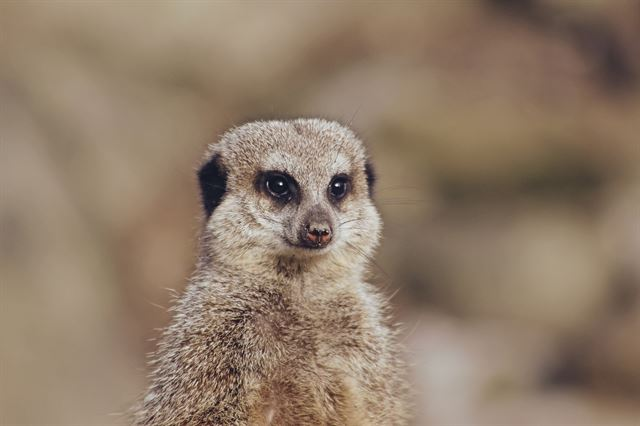
#> input picture animal.jpg, 640 x 426 px
$ jupyter execute holo.ipynb
#> lines starting #> are read from the running program, lines starting #| are printed output that depends on the picture
[cell 1]
import numpy as np
from PIL import Image
import matplotlib.pyplot as plt

[cell 2]
m = 1
cm = 1e-2
mm = 1e-3
um = 1e-6
nm = 1e-9

<h3> Auto Scaling makes dx0=dx1 : note that ASM for fresnel diffraction does not literally mean it's some kind of Fourier transforming - hence frequency space, etc. The point is that, accidentally mathematical formulas between exact Fresnel and angular spectrum Fresnel coincided, and by that, we can numerically calculate the diffraction much more efficiently </h3>

\begin{gather*}

(1)\  analytic form \\
U(x_1,y_1;z) = \frac{1}{i \lambda z}exp(i \frac{2\pi}{\lambda}z) exp(i \frac{\pi}{\lambda z} (x_1^2 + y_1^2)) \\
\times \int dx_0 dy_0 U(x_0,y_0;0) exp(i \frac{\pi}{\lambda z} (x_0^2 + y_0^2)) exp(-i \frac{2 \pi}{\lambda z} (x_0 x_1 + y_0 y_1)) \\
= A(x_1,y_1;z) \times \mathcal{F} [u,v] |_{u=\frac{x_1}{\lambda z}, v=\frac{y_1}{\lambda z}} \\
\\

(2)\  discrete form \\
x_0 \rightarrow x_{0m} \equiv (dx_0) \times (m-\frac{M}{2}) \\
y_0 \rightarrow y_{0n} \equiv (dy_0) \times (n-\frac{N}{2}) \\
\downarrow \\
x_1 \rightarrow x_{1p} \equiv (dx_1) \times (p-\frac{M}{2}) \\
y_1 \rightarrow y_{1q} \equiv (dy_1) \times (q-\frac{N}{2}) \\

\Downarrow \\

U(x_{1p}, y_{1q} ;z) = A(x_{1p}, y_{q1} ;z) \times \mathcal{F} [u_p,v_q] |_{u_p=\frac{x_{1p}}{\lambda z}, v_q=\frac{y_{1q}}{\lambda z}} \\

\end{gather*}

\begin{gather*}

with\ substition, \\
x_{1p} \rightarrow u_p \lambda z \\
y_{1q} \rightarrow v_q \lambda z \\
where \\
u_p=\frac{1}{M dx_0} (p-\frac{M}{2}) \ \ and \ \  v_q=\frac{1}{N dy_0} (q-\frac{N}{2}) \\
\downarrow \\
x_{1p} = \frac{\lambda z}{M dx_0} (p-\frac{M}{2}) \ \ and \ \  y_{1q}=\frac{\lambda z}{N dy_0} (q-\frac{N}{2}) \\

\Downarrow \\

U(\frac{\lambda z}{M dx_0} (p-\frac{M}{2}), \frac{\lambda z}{N dy_0} (q-\frac{N}{2}) ;z) \\
= \\
 A(\frac{\lambda z}{M dx_0} (p-\frac{M}{2}), \frac{\lambda z}{N dy_0} (q-\frac{N}{2}) ;z) \times \mathcal{F} [p,q]\\

\end{gather*}

\begin{gather*}

(*)\ auto\ scaling \\
\Delta x_0 \equiv \sqrt{\lambda z M} \ \ and \ \ \Delta y_0 \equiv \sqrt{\lambda z N} \\
\downarrow \\
dx_0 \equiv \sqrt{\frac{\lambda z}{M}} \ \ and \ \ dy_0 \equiv \sqrt{\frac{\lambda z} {N}} \\
\Downarrow \\
dx_1 \equiv u \lambda z = \sqrt{\frac{\lambda z}{M}} \ \ and \ \ dy_1 \equiv v \lambda z = \sqrt{\frac{\lambda z} {N}}
\\
\Downarrow \\
hence, \\
dx_0 = dx_1 \ \ and \ \ dy_0 = dy_1 \\
x_0[m] = x_1[m] \ \ and \ \ y_0[n] = y_1[n]
\end{gather*}

<h3> both satisfying image and sampling conditions </h3>

<h3>
note : already, F[u_p, v_q] = F[p, q] by FFT algorithm
</h3>

[cell 3]
class Reference_wave_generator:
    def __init__(self, lam, z0, dx0, auto_scaling=False):
        self.lam = lam
        self.z0 = z0
        self.dx0 = dx0
        self.auto_scaling = auto_scaling

    def plane_wave(self, shape, theta=0):
        N = shape[0]
        if self.auto_scaling:
            Lx0 = np.sqrt(self.lam * self.z0 * N)  # The object light field width that satisfies both amplitude and phase sampling conditions during FFT calculation
            dx0 = Lx0 / N
        else:
            dx0 = self.dx0
        ##
        dx1 = self.lam*self.z0/N/dx0
        x1p = dx1 * np.arange(-N//2, N//2)
        y1q = dx0 * np.arange(-N//2, N//2)
        X1p, Y1p = np.meshgrid(x1p, y1q)

        reference_wave = np.zeros(shape, dtype=np.complex128)
        reference_wave = np.exp(1j * 2 * np.pi / self.lam * np.sin(theta) * X1p)
        return reference_wave

    def spherical_wave(self, shape):
        N = shape[0]
        if self.auto_scaling:
            Lx0 = np.sqrt(self.lam * self.z0 * N)  # The object light field width that satisfies both amplitude and phase sampling conditions during FFT calculation
            dx0 = Lx0 / N
        else:
            dx0 = self.dx0
        ##
        dx1 = self.lam*self.z0/N/dx0
        x1p = dx1 * np.arange(-N//2, N//2)
        y1q = dx0 * np.arange(-N//2, N//2)
        X1p, Y1q = np.meshgrid(x1p, y1q)

        reference_wave = np.zeros(shape, dtype=np.complex128)
        reference_wave = np.exp(1j * np.pi * (X1p**2 + Y1q**2) / (self.lam * self.z0))
        return reference_wave

class Fresnel_propagator:
    def __init__(self, lam, dx0, z0, auto_scaling=False):
        self.lam = lam
        self.dx0 = dx0
        self.z0 = z0
        self.auto_scaling = auto_scaling
        pass

    def propagation_pq(self, image):
        lam = self.lam
        z0 = self.z0
        M, N = image.shape[0], image.shape[1]

        if self.auto_scaling:
            Lx0 = np.sqrt(self.lam * self.z0 * N)  # The object light field width that satisfies both amplitude and phase sampling conditions during FFT calculation
            dx0 = Lx0 / N
        else:
            dx0 = self.dx0

        if M!=N:
            raise ValueError("Input image must have the same height and width")

        # before fourier transform
        x0m = dx0 * np.arange(-N//2, N//2)
        y0n = dx0 * np.arange(-N//2, N//2)
        X0m, Y0n = np.meshgrid(x0m, y0n)

        phase_0 = np.exp(1j * (np.pi/lam/z0) * (X0m**2 + Y0n**2))
        f_mn = image * phase_0
        F_pq = np.fft.fftshift(np.fft.fft2(f_mn))

        # after fourier transform
        x1p = (lam*z0/M/dx0) * np.arange(-N//2, N//2)
        y1q = (lam*z0/N/dx0) * np.arange(-N//2, N//2)
        X1p, Y1q = np.meshgrid(x1p, y1q)

        phase_1 = np.exp(1j * 2 * np.pi * z0 / lam) * np.exp(1j*(np.pi/lam/z0) * (X1p**2 + Y1q**2))
        h_pq = (1/1j/lam/z0) * phase_1 * F_pq
        h_pq = h_pq * dx0 * dx0

        return h_pq


class Holography:
    def __init__(self, lam=633e-9, dx0=3.5e-6, z0 = 1.5, z1=1.5, reference_wave_form='plane', auto_scaling=False):
        self.lam = lam
        self.dx0 = dx0
        self.z0 = z0
        self.z1 = z1
        self.reference_wave_form = reference_wave_form
        self.auto_scaling = auto_scaling
        self.reference_wave_generator = Reference_wave_generator(self.lam, self.z0, self.dx0, self.auto_scaling)


    def pad_image(self, image):
        h, w = image.shape
        new_h = max(2**(int(np.log2(h))+1), 2**(int(np.log2(w))+1))
        new_w = new_h
        shift_h, shift_w = (new_h-h)//2, (new_w-w)//2

        padded_image = np.zeros((new_h, new_w))
        padded_image[0:h, 0:w] = image
        padded_image = np.roll(padded_image, shift=shift_h, axis=0)
        padded_image = np.roll(padded_image, shift=shift_w, axis=1)

        padded_image = padded_image / np.sum(padded_image) * new_h * new_w
        return padded_image

    def record(self, image, propagation_method='fresnel'):
        if propagation_method.lower()=='fresnel':
            propagator = Fresnel_propagator(self.lam, self.dx0, self.z0, self.auto_scaling)
            h_pq = propagator.propagation_pq(image)
        else:
            raise NotImplementedError("Only Fresnel method is supported currently")

        if self.reference_wave_form.lower()=='plane':
            reference_wave = self.reference_wave_generator.plane_wave(image.shape, theta=np.pi/10)
            holo = h_pq + reference_wave
        elif self.reference_wave_form.lower()=='spherical':
            reference_wave = self.reference_wave_generator.spherical_wave(image.shape)
            holo = h_pq + reference_wave
        else:
            raise NotImplementedError('Only plane wave and spherical wave is supported currently')
        return holo

[cell 4]
holography = Holography(lam=633*nm, dx0=3.5*um, z0=1.5*m, reference_wave_form='plane', auto_scaling=True)
a = Image.open('animal.jpg').convert('L')
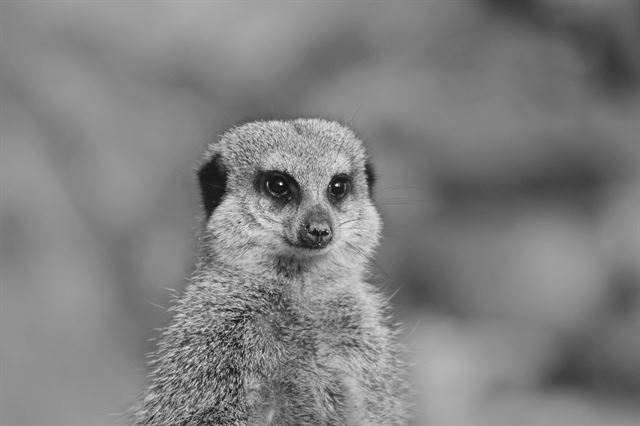
#> a: PIL image 640x426 L; min 7, max 254, mean 127.7
a = np.array(a)
a = holography.pad_image(a)
#> in pad_image, `padded_image[0:h, 0:w] = image`:
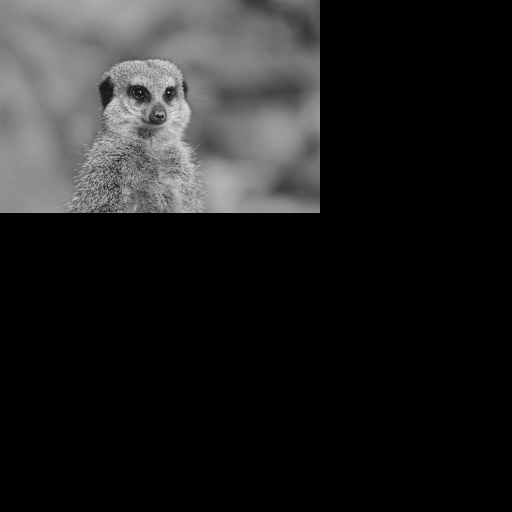
#> padded_image: shape (1024, 1024) float64 (shown at 1/2 size); min 0, max 254, mean 33.2
#> in pad_image, `padded_image = np.roll(padded_image, shift=shift_h, axis=0)`:
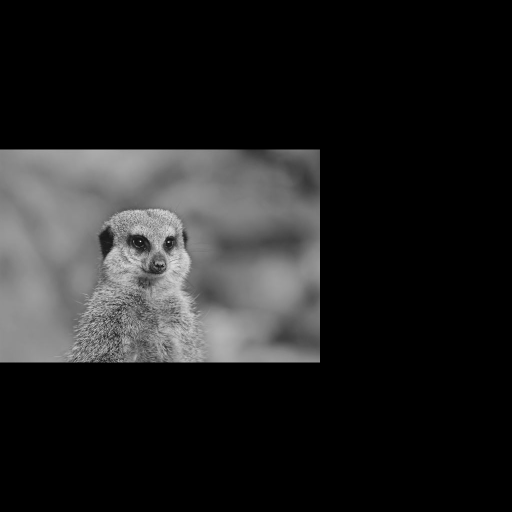
#> padded_image: shape (1024, 1024) float64 (shown at 1/2 size); min 0, max 254, mean 33.2
#> in pad_image, `padded_image = np.roll(padded_image, shift=shift_w, axis=1)`:
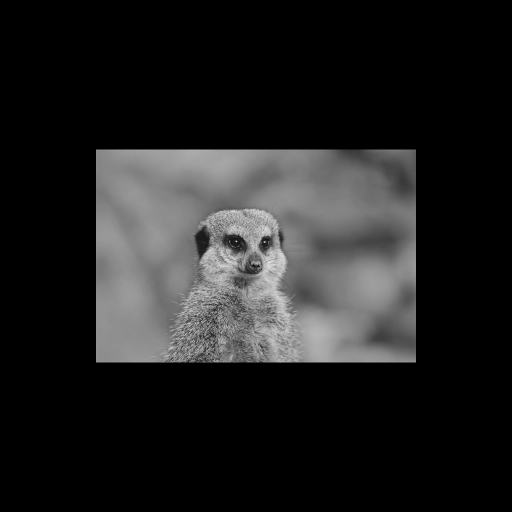
#> padded_image: shape (1024, 1024) float64 (shown at 1/2 size); min 0, max 254, mean 33.2
holo = holography.record(a, 'fresnel')
plt.imshow(np.abs(holo))
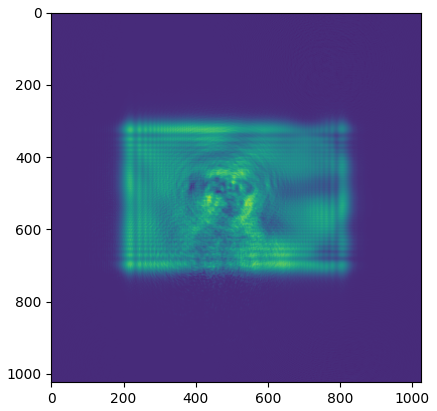
#> figure drawn by matplotlib, 1 panel

[cell 5]
spherical = holography.reference_wave_generator.spherical_wave((1024, 1024))
plt.imshow(np.real(spherical))
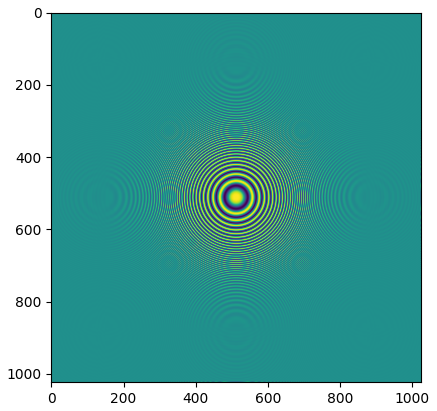
#> figure drawn by matplotlib, 1 panel
